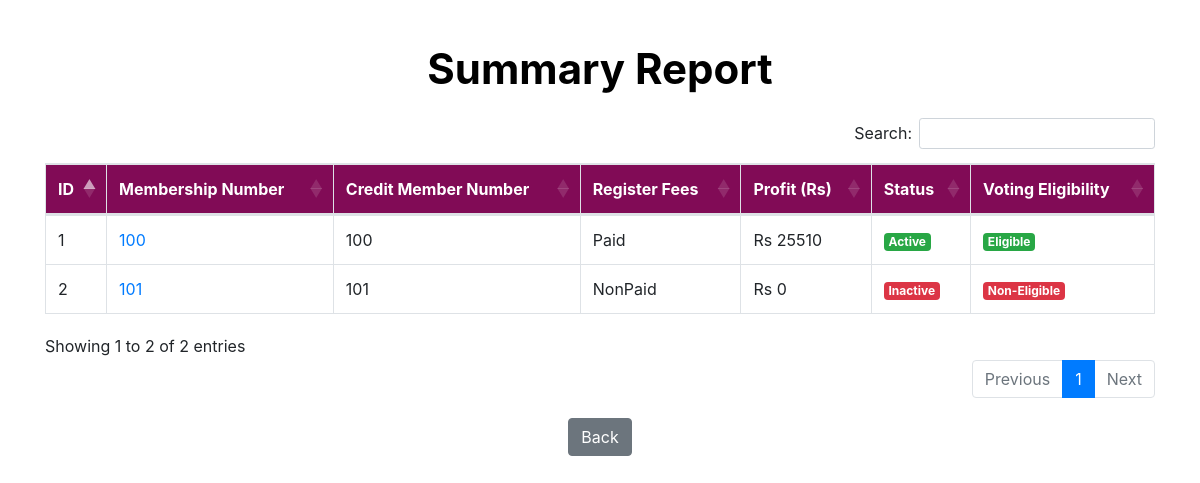
Page /SummaryReport.php (signed in) on the committed database.
### tables this page shows
CREATE TABLE `regmember` (
  `Regional` varchar(255) NOT NULL,
  `Register_Fees` tinyint(1) NOT NULL DEFAULT 0,
  `MembershipNo` int(11) NOT NULL,
  `MembershipDate` varchar(255) NOT NULL,
  `fName` varchar(255) NOT NULL,
  `Name_with_initials` varchar(255) NOT NULL,
  `date_of_birth` varchar(255) NOT NULL,
  `Identity_Number` varchar(255) NOT NULL,
  `Address` varchar(255) NOT NULL,
  `phone_number` varchar(255) NOT NULL,
  `job` varchar(255) NOT NULL,
  `Name_of_the_place_of_employment` varchar(255) NOT NULL,
  `Address_of_place_of_employment` varchar(255) NOT NULL,
  `Bank_name` varchar(255) NOT NULL,
  `Account_Number` varchar(255) NOT NULL,
  `F10_No` varchar(255) NOT NULL,
  `An_associate_member` varchar(255) NOT NULL,
  `voting_member` varchar(255) NOT NULL,
  `Share_value` decimal(60,0) NOT NULL,
  `Share_size` decimal(65,0) NOT NULL,
  `Owners_real_estate` varchar(255) NOT NULL,
  `Family_membership_no` int(65) NOT NULL,
  `Name_family_members` varchar(255) NOT NULL,
  `Name_of_nominee` varchar(255) NOT NULL,
  `Address_of_nominee` varchar(255) NOT NULL,
  `Number_of_parts` int(65) NOT NULL,
  `Number_of_shares_tobe_transferred` int(65) NOT NULL
);

CREATE TABLE `credit` (
  `Credit_Member_Number` int(11) NOT NULL,
  `Loan_Policy_Number` int(11) NOT NULL,
  `Customer_Number` int(11) NOT NULL,
  `MembershipNo` int(11) NOT NULL,
  `Date_of_loan` varchar(255) NOT NULL,
  `Name_with_initials_of_first_guarantor` varchar(255) NOT NULL,
  `Date_of_birth_of_the_first_guarantor` varchar(255) NOT NULL,
  `Address_of_first_guarantor` varchar(255) NOT NULL,
  `Identity_card_number_of_the_first_guarantor` varchar(255) NOT NULL,
  `Telephone_number_of_the_first_guarantor` varchar(255) NOT NULL,
  `Defense_of_the_first_guarantor` varchar(255) NOT NULL,
  `Name_of_the_place_of_employment_of_the_first_surety` varchar(255) NOT NULL,
  `Address_of_the_place_of_employment_of_the_first_guarantor` varchar(255) NOT NULL,
  `Name_with_initials_of_second_guarantor` varchar(255) NOT NULL,
  `Birthday_of_the_second_guarantor` varchar(255) NOT NULL,
  `Identity_card_number_of_the_second_guarantor` varchar(255) NOT NULL,
  `Address_of_the_second_guarantor` varchar(255) NOT NULL,
  `Telephone_number_of_the_second_guarantor` varchar(255) NOT NULL,
  `job_of_the_second_guarantor` varchar(255) NOT NULL,
  `Name_of_the_place_of_employment_of_the_second_guarantor` varchar(255) NOT NULL,
  `Address_of_the_place_of_employment_of_the_second_guarantor` varchar(255) NOT NULL,
  `situation` varchar(255) NOT NULL,
  `Total_Available_Balance` double NOT NULL,
  `loan_amount` decimal(65,0) NOT NULL,
  `amount_paid` decimal(60,0) NOT NULL,
  `Amount_to_be_paid` decimal(60,0) NOT NULL
);

### SummaryReport.php (the view, shortened to what this page needs)
<!DOCTYPE html>
<?php
include_once 'dbc.php';
?>
<html>
<head>
    <link rel="stylesheet" href="https://stackpath.bootstrapcdn.com/bootstrap/4.5.2/css/bootstrap.min.css">
    <link rel="stylesheet" href="https://cdn.datatables.net/1.10.25/css/dataTables.bootstrap4.min.css">
    <link rel="stylesheet" href="https://cdn.datatables.net/buttons/1.7.1/css/buttons.dataTables.min.css">
</head>
<body>
    <div class="container mt-4">
        <h1 class="mb-1 page-title">Summary Report</h1>
        <?php
        $query = "SELECT
        regmember.MembershipNo,
        credit.Credit_Member_Number,
        regmember.Register_Fees,
        credit.Total_Available_Balance,
        regmember.MembershipDate
        FROM
            regmember
        JOIN
            credit
        ON
            regmember.MembershipNo = credit.MembershipNo";
        $result = mysqli_query($connect, $query);
        $id = 1;
        ?>
        <table class="table table-bordered" id="reportTable">
            <thead style="background-color: #810b56; color: rgb(255, 255, 255);">
                <tr>
                    <th>ID</th>
                    <th>Membership Number</th>
                    <th>Credit Member Number</th>
                    <th>Register Fees</th>
                    <th>Profit (Rs)</th>
                    <th>Status</th>
                    <th>Voting Eligibility</th>
                </tr>
            </thead>
            <tbody>
            <?php
            while ($row = mysqli_fetch_assoc($result)) {
                $fees = $row['Register_Fees'];
                $balance = $row['Total_Available_Balance'];
                $membershipDate = strtotime($row['MembershipDate']);
                $currentDate = strtotime(date('Y-m-d'));
                $monthsDiff = floor(($currentDate - $membershipDate) / (30 * 60 * 60 * 24));
                $profit = ($fees + $balance) * 0.10;
            ?>
                <tr>
                    <td><?php echo $id; ?></td>
                    <td><a href="viewRegianol1.php?MembershipNo=<?php echo $row['MembershipNo'];?>"><?php echo $row['MembershipNo'];?></a></td>
                    <td><?php  echo $row['Credit_Member_Number'];?></td>
                    <td><?php echo $fees == 100 ? 'Paid' : 'NonPaid'; ?></td>
                    <td>Rs <?php echo $profit; ?></td>
                    <td>
                        <?php if ($fees == 100): ?>
                            <span class="badge badge-success">Active</span>
                        <?php else: ?>
                            <span class="badge badge-danger">Inactive</span>
                        <?php endif; ?>
                    </td>
                    <td>
                        <?php if ($monthsDiff > 6 && $balance > 100): ?>
                            <span class="badge badge-success">Eligible</span>
                        <?php else: ?>
                            <span class="badge badge-danger">Non-Eligible</span>
                        <?php endif; ?>
                    </td>
                </tr>
            <?php
                $id++;
            }
            ?>
            </tbody>
        </table>
    </div>
    <div class="back-button">
        <a href="Dashboard.php" class="btn btn-secondary">Back</a>
    </div>
</body>
</html>

### SummaryReport.php (style rules this page uses)
.page-title { font-size: 42px; font-weight: bold; text-align: center; padding: 20px 0; color: #000; }
.back-button { text-align: center; margin-top: 20px; }

### rows in the picture
regmember: MembershipNo "100", credit.Credit_Member_Number "100", shows "Paid", Register_Fees.Total_Available_Balance "25510", shows "Active", MembershipDate "Eligible"
regmember: MembershipNo "101", credit.Credit_Member_Number "101", shows "NonPaid", Register_Fees "0", shows "Inactive", MembershipDate "Non-Eligible"
